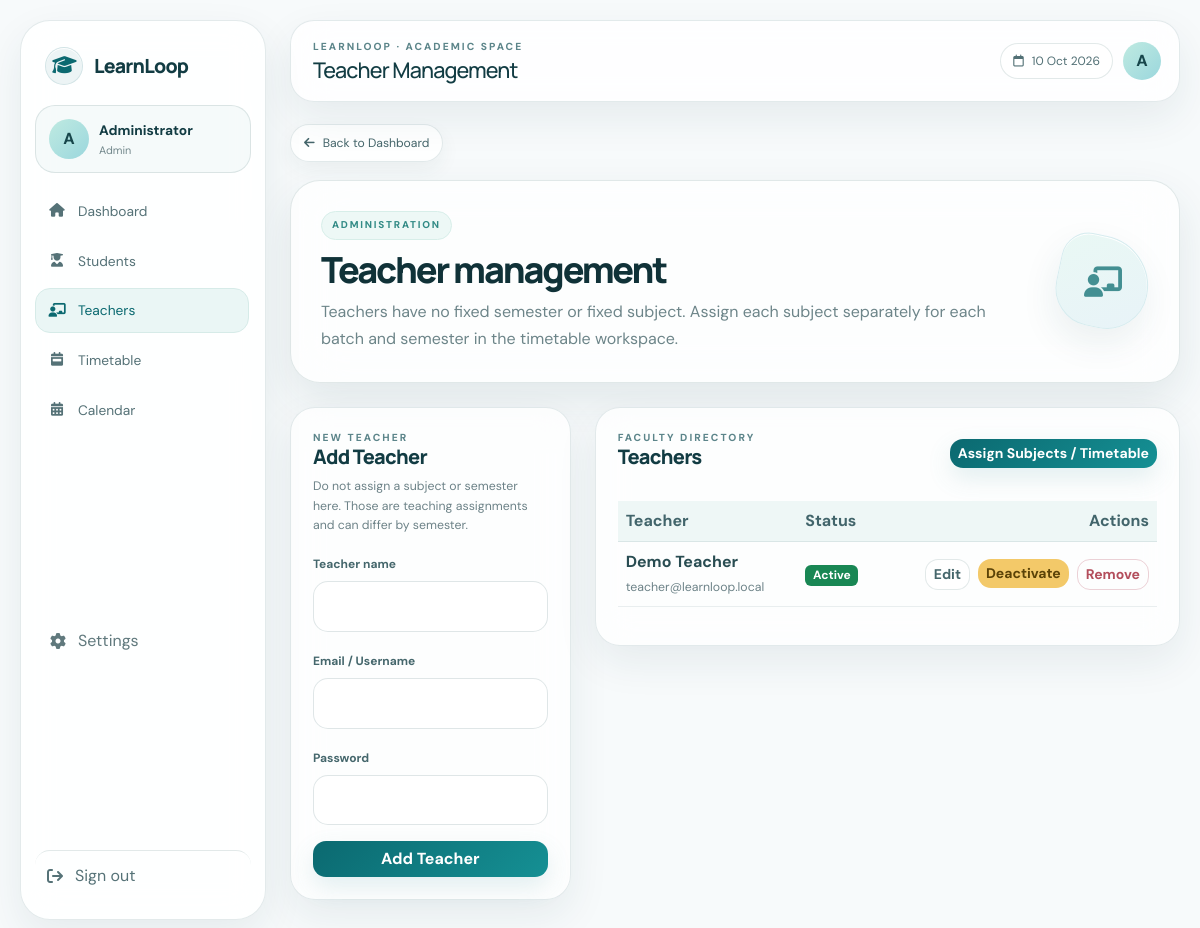
Screenshot of /admin/teachers.php (signed in) with the database file from the repository.
### tables this page shows
CREATE TABLE tbl_trs(username VARCHAR(100) NOT NULL,name VARCHAR(100) NOT NULL,subject VARCHAR(100) NOT NULL DEFAULT '',password VARCHAR(255) NOT NULL,notes_file_path VARCHAR(255) NOT NULL DEFAULT '',semester INT NULL DEFAULT NULL,approved TINYINT(1) NOT NULL DEFAULT 1,PRIMARY KEY(username));

### includes/auth.php (called while the page is built, shortened)
<?php
function e($value) { return htmlspecialchars((string)$value, ENT_QUOTES, 'UTF-8'); }

### admin/teachers.php (the view, shortened to what this page needs)
<?php
require_once '../includes/auth.php'; require_role('admin'); require_once '../config/db.php';
$rows=$conn->query("SELECT username,name,approved FROM tbl_trs ORDER BY approved DESC,name ASC");
require '../includes/header.php';
?>
<div class="glass-hero mb-4"><div><span class="eyebrow-dark">ADMINISTRATION</span><h2>Teacher management</h2><p>Teachers have no fixed semester or fixed subject. Assign each subject separately for each batch and semester in the timetable workspace.</p></div><div class="hero-orb"><i class="fa-solid fa-chalkboard-user"></i></div></div>
<div class="row g-4"><div class="col-xl-4"><div class="glass-card"><div class="section-kicker">NEW TEACHER</div><h5>Add Teacher</h5><p class="small-muted">Do not assign a subject or semester here. Those are teaching assignments and can differ by semester.</p><form method="POST"><input type="hidden" name="add_teacher" value="1"><label class="form-label">Teacher name</label><input class="form-control mb-3" name="name" required><label class="form-label">Email / Username</label><input class="form-control mb-3" type="email" name="username" required><label class="form-label">Password</label><input class="form-control mb-3" type="password" name="password" minlength="6" required><button class="btn btn-primary w-100">Add Teacher</button></form></div></div>
<div class="col-xl-8"><div class="glass-card"><div class="d-flex justify-content-between align-items-center flex-wrap gap-2"><div><div class="section-kicker">FACULTY DIRECTORY</div><h5>Teachers</h5></div><a class="btn btn-sm btn-primary" href="timetable.php">Assign Subjects / Timetable</a></div><div class="table-responsive mt-4"><table class="table align-middle"><thead><tr><th>Teacher</th><th>Status</th><th class="text-end">Actions</th></tr></thead><tbody><?php if($rows->num_rows===0):?><tr><td colspan="3" class="empty">No teachers found.</td></tr><?php endif;?><?php while($t=$rows->fetch_assoc()):?><tr><td><strong><?php echo e($t['name']);?></strong><br><span class="small-muted"><?php echo e($t['username']);?></span></td><td><?php echo $t['approved']?'<span class="badge text-bg-success">Active</span>':'<span class="badge text-bg-secondary">Inactive</span>';?></td><td class="text-end"><div class="d-flex justify-content-end gap-2 flex-wrap"><button type="button" class="btn btn-sm btn-light edit-teacher-btn" data-bs-toggle="modal" data-bs-target="#editTeacherModal" data-username="<?php echo e($t['username']);?>" data-name="<?php echo e($t['name']);?>">Edit</button><form method="POST"><input type="hidden" name="toggle_teacher" value="1"><input type="hidden" name="username" value="<?php echo e($t['username']);?>"><button class="btn btn-sm <?php echo $t['approved']?'btn-warning':'btn-success';?>"><?php echo $t['approved']?'Deactivate':'Activate';?></button></form><form method="POST" onsubmit="return confirm('Permanently remove this teacher? This is allowed only when there are no academic records or teaching assignments.');"><input type="hidden" name="remove_teacher" value="1"><input type="hidden" name="username" value="<?php echo e($t['username']);?>"><button class="btn btn-sm btn-outline-danger">Remove</button></form></div></td></tr><?php endwhile;?></tbody></table></div></div></div></div>
<?php require '../includes/footer.php'; ?>

### rows the page displays
tbl_trs: name "Demo Teacher", username "teacher@learnloop.local", approved "Active"

### other values shown
substr($_SESSION['name'] ?? 'U',0,1) "A"
$_SESSION['name'] "Administrator"
$role "Admin"
$page_title "Teacher Management"
